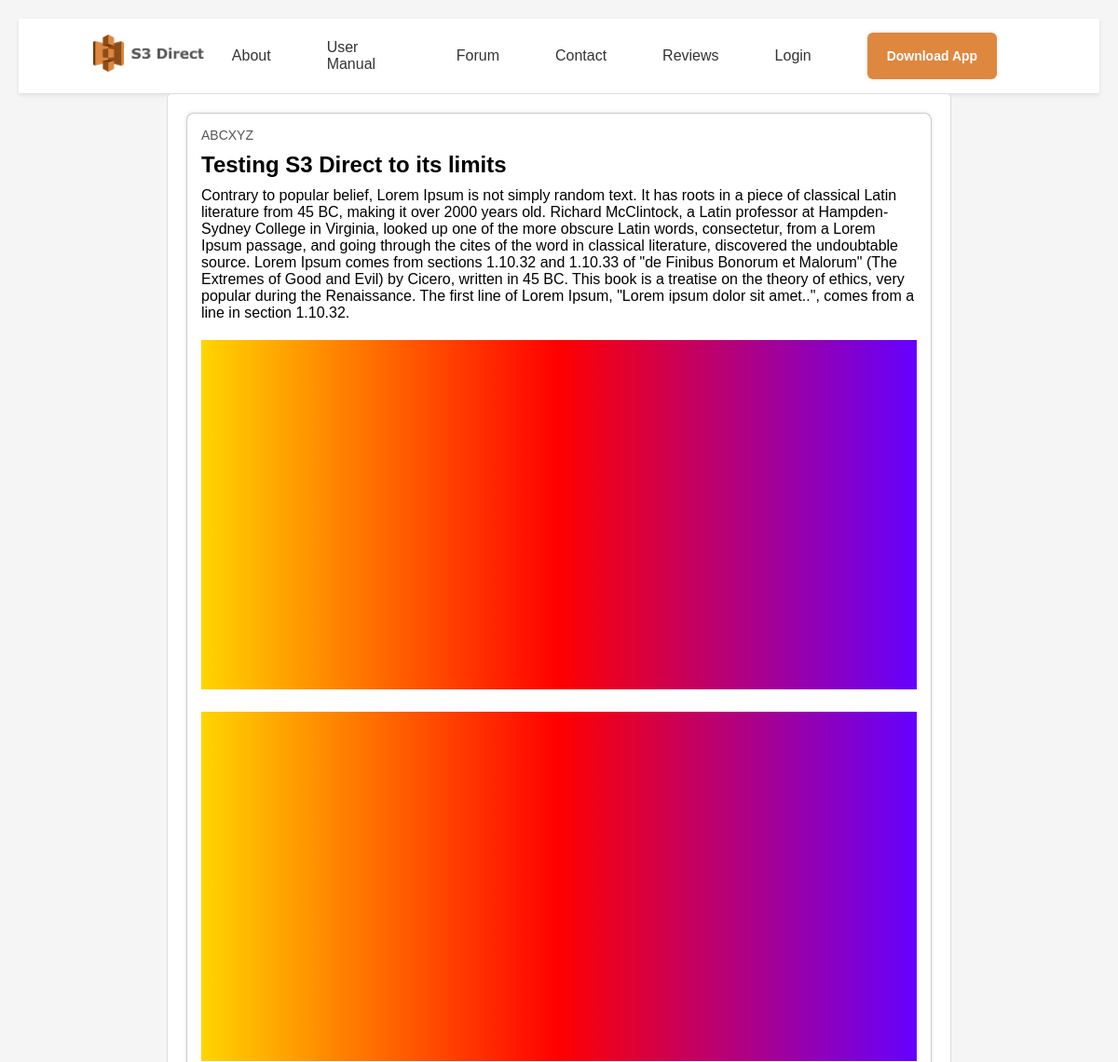
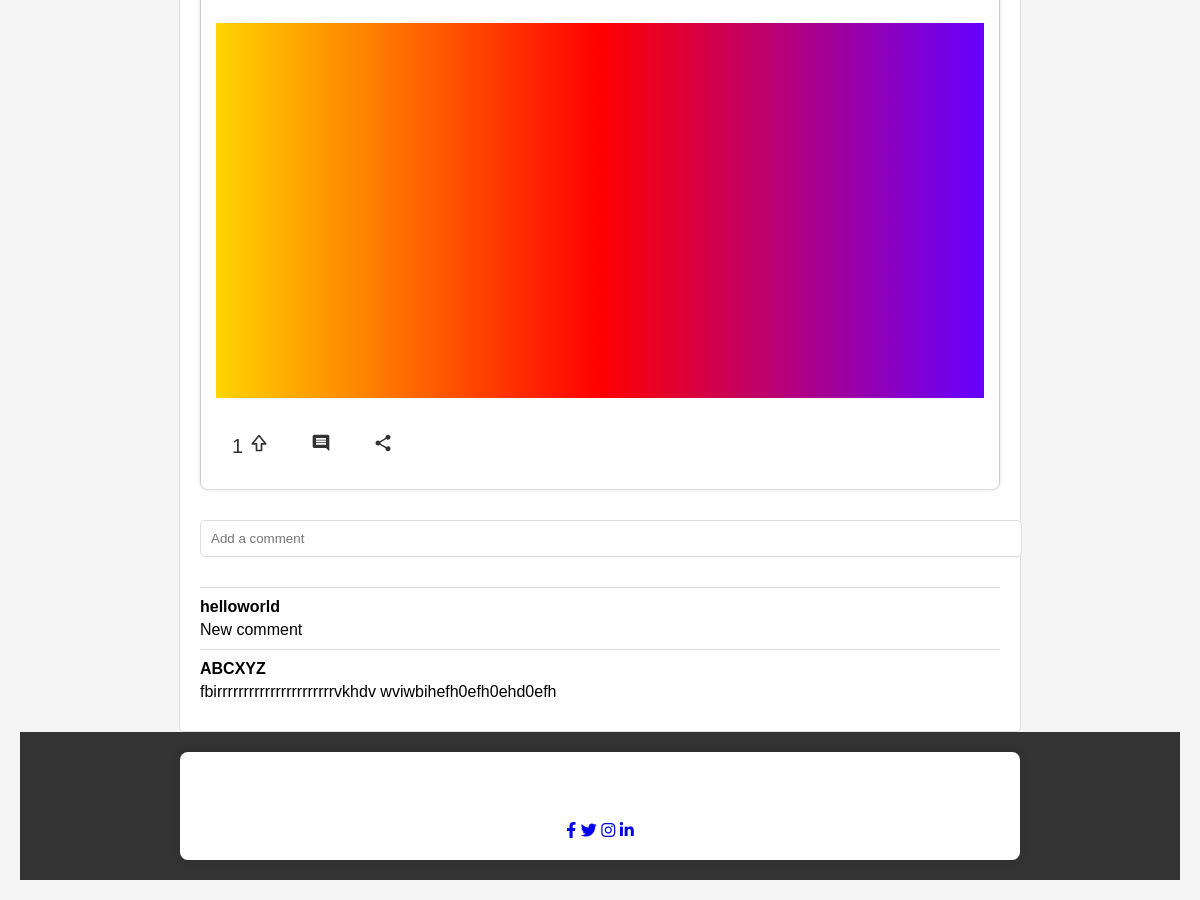
The app's page /forum/ABCXYZ-testing-s3-direct-to-its-limits-c1f1adbb-9dca-4648-8591-f8984fa81e70/, older data (2 pictures, top to bottom).
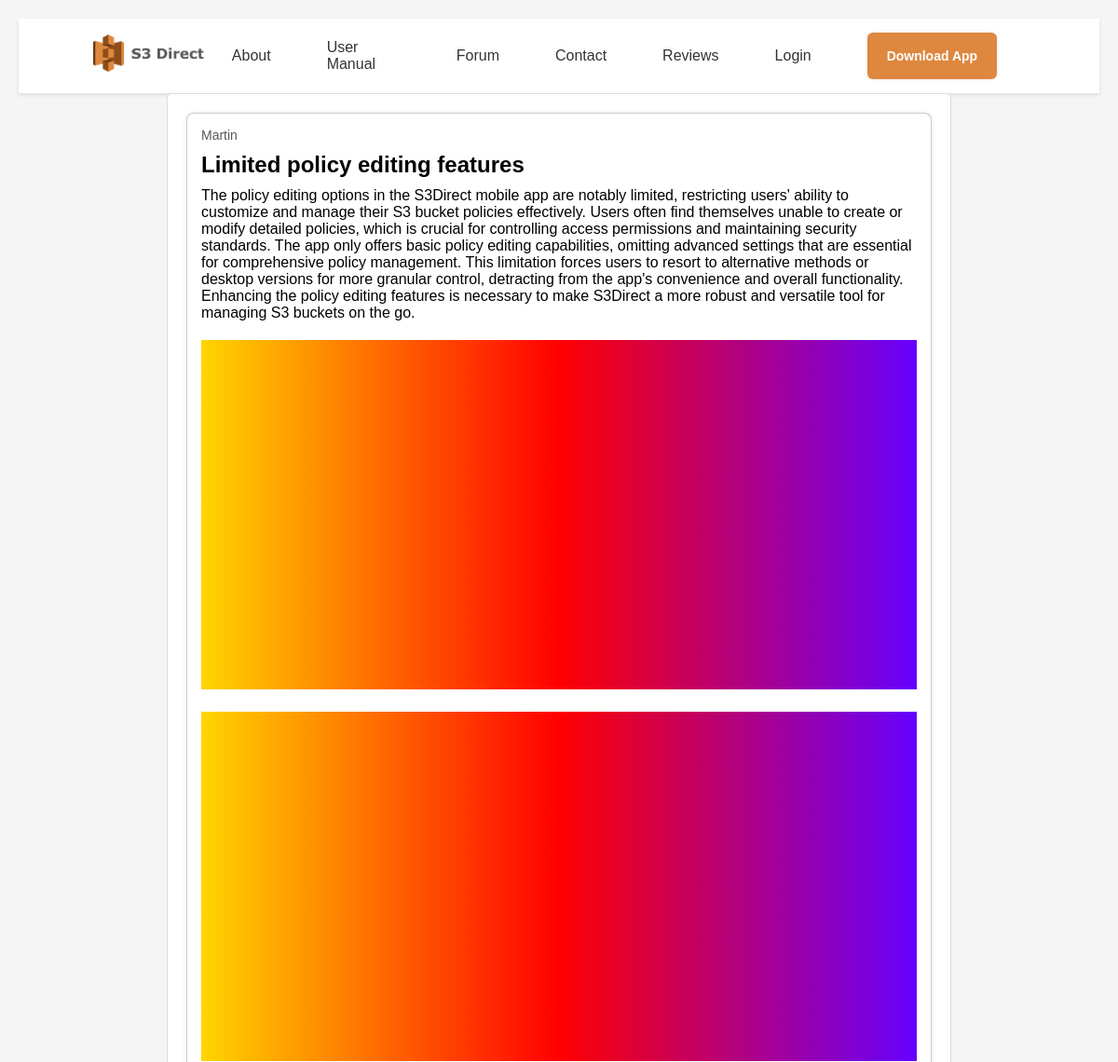
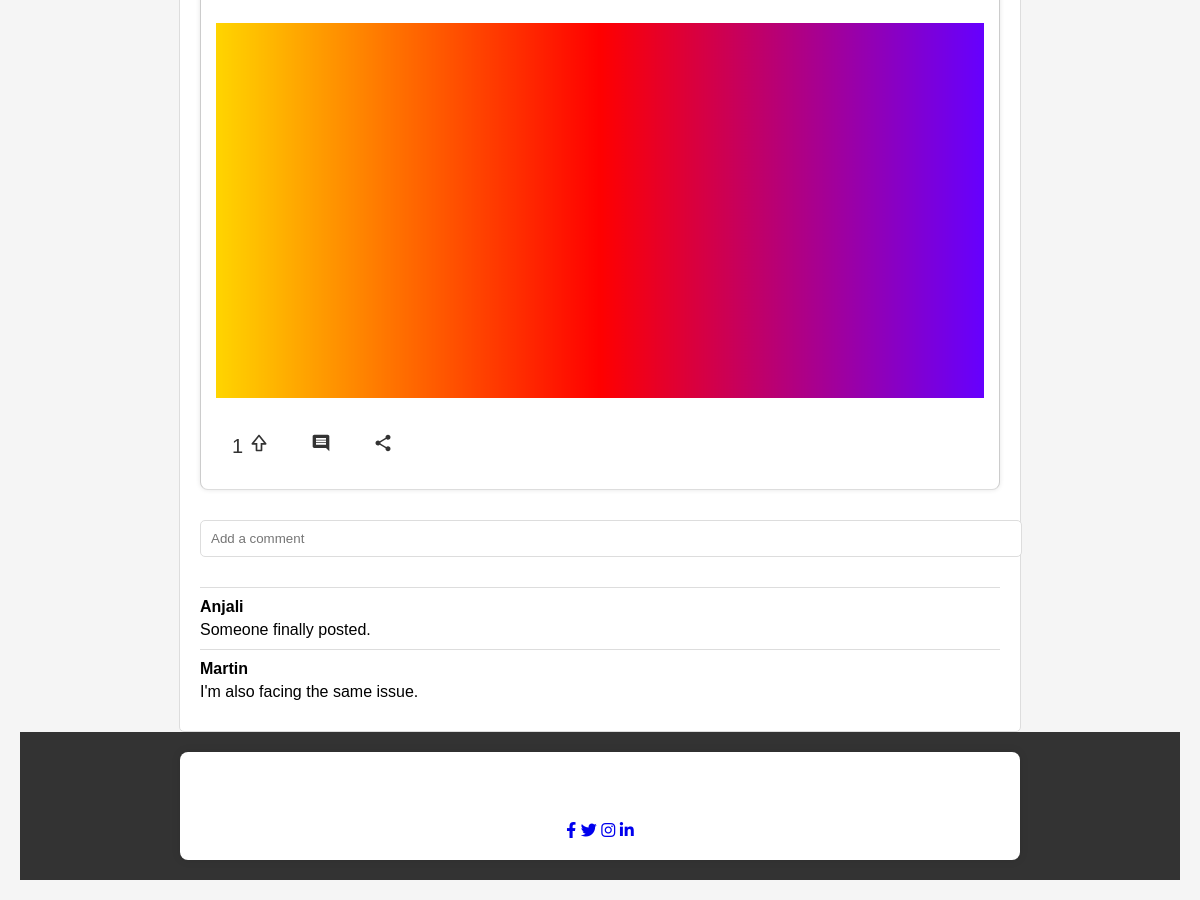
The same page, newer data (2 pictures, top to bottom).
### Core/models.py (models this page shows, shortened)
class Post(models.Model):
    dateCreated = models.DateTimeField(auto_now_add = True)
    dateModified = models.DateTimeField(auto_now = True)
    primaryKey = models.UUIDField(default=uuid.uuid4, editable=False, unique=True)
    Profile = models.ForeignKey(Account, on_delete=models.CASCADE)
    Title = models.CharField(max_length=100, default="")
    Content = models.CharField(max_length=1000, default="")
    Attachments = models.ManyToManyField(Attachments, blank=True)
    UpvotesCount = models.IntegerField(default=0)
    DownVotesCount = models.IntegerField(default=0)
    CommentsCount = models.IntegerField(default=0)
    Upvotes = models.ManyToManyField(Account, related_name='Upvotes', blank=True)
    Downvotes = models.ManyToManyField(Account, related_name='Downvotes', blank=True)
    isEdited = models.BooleanField(default=False)
    slug = models.CharField(max_length=100, default="")

class Comment(models.Model):
    dateCreated = models.DateTimeField(auto_now_add = True)
    dateModified = models.DateTimeField(auto_now = True)
    primaryKey = models.UUIDField(default=uuid.uuid4, editable=False, unique=True)
    Profile = models.ForeignKey(Account, on_delete=models.CASCADE)
    Post = models.ForeignKey(Post, on_delete=models.CASCADE)
    Content = models.CharField(max_length=1000, default="")
    Attachments = models.ManyToManyField(Attachments, blank=True)
    isEdited = models.BooleanField(default=False)

### Authenticate/models.py (models this page shows)
class Account(models.Model):
    dateCreated = models.DateTimeField(auto_now_add = True)
    dateModified = models.DateTimeField(auto_now = True)
    primaryKey = models.UUIDField(default=uuid.uuid4, editable=False, unique=True)
    Username = models.OneToOneField(User, on_delete=models.CASCADE)
    isActive = models.BooleanField(default=False)
    email = models.CharField(max_length=100, default="")
    firstName = models.CharField(max_length=100, default="")
    lastName = models.CharField(max_length=100, default="")

### Core/views/Forum.py (the view)
# urls.py: path("forum/<str:slug>/", Forum.forumDetail, name = "ForumDetailPage"),
def forumDetail(request, slug):
    if request.method == 'GET':
        _Post = Post.objects.get(slug = slug)
        if request.user.is_authenticated:
            _Account = Account.objects.get(Username = request.user)
            userComment = Comment.objects.filter(Profile = _Account, Post = _Post).first()
            Commented = Comment.objects.filter(Profile = _Account, Post = _Post).exists()
            Liked = _Post.Upvotes.filter(Username = _Account.Username).exists()
            Disliked = _Post.Downvotes.filter(Username = _Account.Username).exists()
            Comments = Comment.objects.filter(Post = _Post).exclude(Profile = _Account).order_by('-dateCreated')
            context = {
                "isAuthenticated": True,
                "Account": _Account,
                "Post": _Post,
                "Comments": Comments,
                "UserComment": userComment,
                "Commented": Commented,
                "Liked": Liked,
                "Disliked": Disliked,
            }
        else:
            Comments = Comment.objects.filter(Post = _Post).order_by('-dateCreated')
            context = {
                "isAuthenticated": False,
                "Post": _Post,
                "Comments": Comments
            }
        return render(request, 'Public/Forum/ForumDetail.html', context)
    else:
        return HttpResponseRedirect(reverse('Public:ForumPage'))

### Core/templates/Public/Forum/ForumDetail.html (shortened to what this page needs)
{% extends 'Core.html' %}
{% block headSection %}
<link rel="stylesheet" href="/static/forumstyle.css">
<link rel="stylesheet" href="/static/forumpoststyle.css">
{% endblock %}
{% block content %}
    <div class="post-container">
        <div class="post">
              <div class="post-author">{{ Post.Profile.Username }}</div>
              <div class="post-header">{{ Post.Title }}</div>
              <div class="post-content">{{ Post.Content }}</div>
              <div class="post-image">
                {% if Post.Attachments.first %}
                  {% for attachment in Post.Attachments.all %}
                    <img src="{{ attachment.File.url }}" width="100" height="100"/>
                  {% endfor %}
                {% endif %}
              </div>
              <div class="post-actions">
                  {% if isAuthenticated %}
                    <form action="{% url 'Public:ForumActionPage' Post.slug %}" method="post">
                      {% csrf_token %}
                      <input type="hidden" name="Action" value="Upvote">
                      <button type="submit">
                        <span class="upvote-count">{{ Post.UpvotesCount }}</span>
                        <svg xmlns="http://www.w3.org/2000/svg" width="1em" height="1em" viewBox="0 0 24 24">
                            <path fill="currentColor"
                                d="M12.781 2.375c-.381-.475-1.181-.475-1.562 0l-8 10A1.001 1.001 0 0 0 4 14h4v7a1 1 0 0 0 1 1h6a1 1 0 0 0 1-1v-7h4a1.001 1.001 0 0 0 .781-1.625zM15 12h-1v8h-4v-8H6.081L12 4.601L17.919 12z" />
                        </svg>
                      </button>
                    </form>
                  {% else %}
                  <button onclick="alert('Login to upvote.')">
                    <span class="upvote-count">{{ Post.UpvotesCount }}</span>
                    <svg xmlns="http://www.w3.org/2000/svg" width="1em" height="1em" viewBox="0 0 24 24">
                        <path fill="currentColor"
                            d="M12.781 2.375c-.381-.475-1.181-.475-1.562 0l-8 10A1.001 1.001 0 0 0 4 14h4v7a1 1 0 0 0 1 1h6a1 1 0 0 0 1-1v-7h4a1.001 1.001 0 0 0 .781-1.625zM15 12h-1v8h-4v-8H6.081L12 4.601L17.919 12z" />
                    </svg>
                  </button>
                  {% endif %}
                  <button>
                      <svg xmlns="http://www.w3.org/2000/svg" width="1em" height="1em" viewBox="0 0 24 24">
                          <path fill="currentColor"
                              d="M6 14h12v-2H6zm0-3h12V9H6zm0-3h12V6H6zM4 18q-.825 0-1.412-.587T2 16V4q0-.825.588-1.412T4 2h16q.825 0 1.413.588T22 4v18l-4-4z" />
                      </svg>
                  </button>
                  <button>
                  </button>
              </div>
          </div>
          <div class="comments">
              <div class="add-comment">
                <form action="{% url 'Public:ForumAddComment' Post.slug %}" method="post" enctype="multipart/form-data">
                  {% if Commented %}
                    <input type="text"  id="content" name="Content"  placeholder="Add a comment" value="{{ UserComment.Content }}">
                  {% else %}
                    <input type="text"  id="content" name="Content" placeholder="Add a comment">
                  {% endif %}
                </form>
              </div>
              {% for comment in Comments %}
              <div class="comment">
                  <div class="comment-author">{{ comment.Profile.Username }}</div>
                  <div class="comment-content">{{ comment.Content }}</div>
              </div>
              {% empty %}
                <h4>No Comments found.</h4>
              {% endfor %}
          </div>
      </div>
{% endblock %}

Row changes from the older to the newer data that the page shows:
changed Post: Profile.Username "ABCXYZ" → "Martin"; Title "Testing S3 Direct to its limits" → "Limited policy editing features"; Content "Contrary to popular belief, Lorem Ipsum is not simply random text. It has roots in a piece of classical Latin literature from 45 BC, making it over 2000 years old. Richard McClintock, a Latin professor at Hampden-Sydney College in Virginia, looked up one of the more obscure Latin words, consectetur, from a Lorem Ipsum passage, and going through the cites of the word in classical literature, discovered the undoubtable source. Lorem Ipsum comes from sections 1.10.32 and 1.10.33 of \"de Finibus Bonorum et Malorum\" (The Extremes of Good and Evil) by Cicero, written in 45 BC. This book is a treatise on the theory of ethics, very popular during the Renaissance. The first line of Lorem Ipsum,…" → "The policy editing options in the S3Direct mobile app are notably limited, restricting users' ability to customize and manage their S3 bucket policies effectively. Users often find themselves unable to create or modify detailed policies, which is crucial for controlling access permissions and maintaining security standards. The app only offers basic policy editing capabilities, omitting advanced settings that are essential for comprehensive policy management. This limitation forces users to resort to alternative methods or desktop versions for more granular control, detracting from the app's convenience and overall functionality. Enhancing the policy editing features is necessary to make…"
changed Comment: Profile.Username "helloworld" → "Anjali"; Content "New comment" → "Someone finally posted."
changed Comment: Profile.Username "ABCXYZ" → "Martin"; Content "fbirrrrrrrrrrrrrrrrrrrrrrvkhdv wviwbihefh0efh0ehd0efh" → "I'm also facing the same issue."
